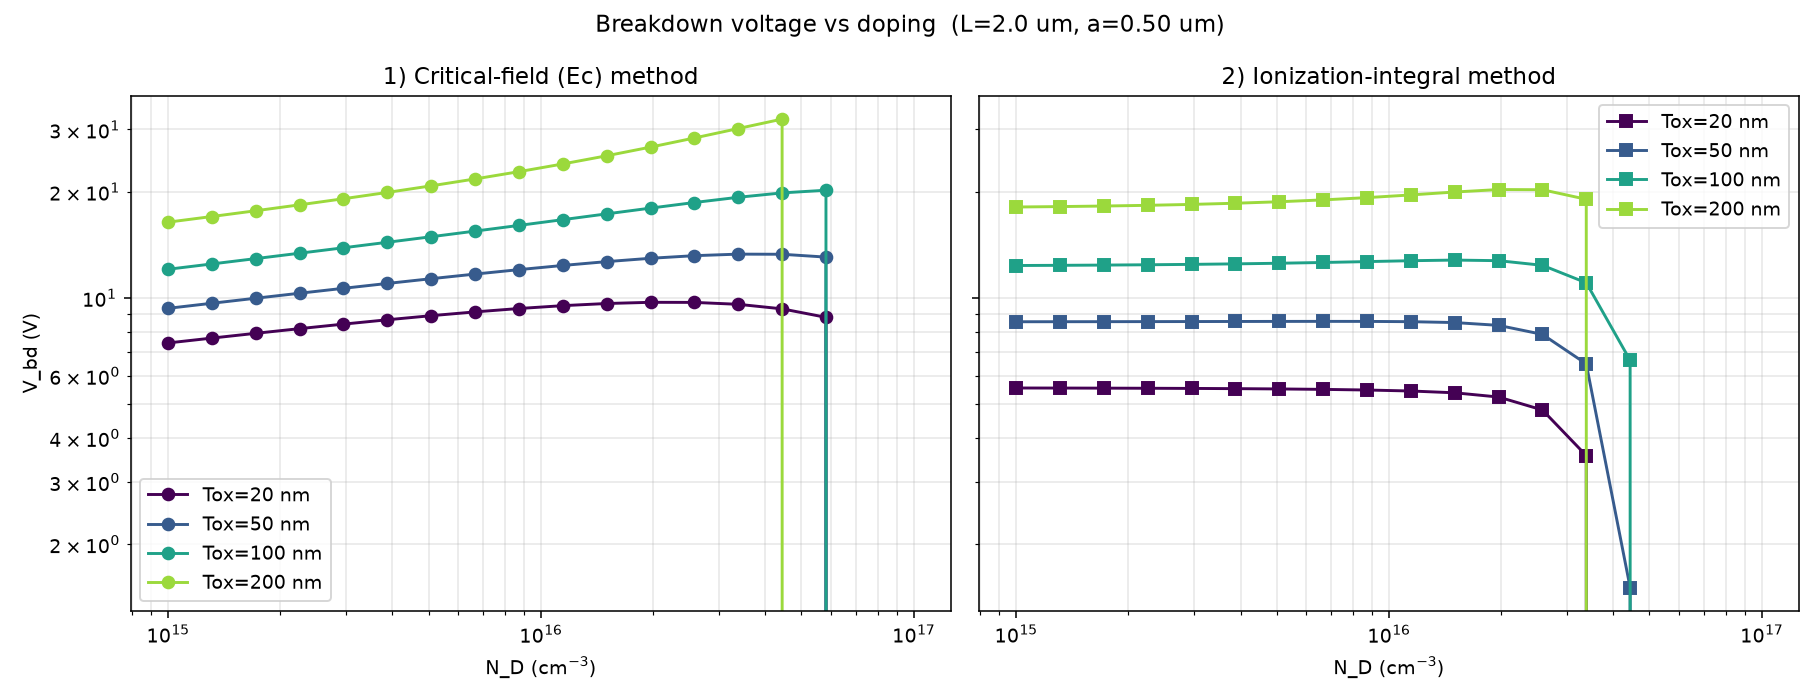

Python code for this plot:
"""
Breakdown voltage V_bd vs drift doping N_D, from the 2D Green's-function field,
grouped by oxide thickness T_ox. Two breakdown criteria:

  1) Ec method      : breakdown when peak |E| in the silicon reaches the
                      doping-dependent critical field  Ec = 4010 * Nd^(1/8) [V/cm].
  2) Integral method: breakdown when the impact-ionization integral along a
                      vertical path reaches 1, with Chynoweth
                      alpha(E) = A_ii * exp(-B_ii / E).

Field model: phi solves -(phi_xx+phi_yy)=qNd/eps_s with
  x=0 phi=0, x=L phi=V, y=0 Neumann, y=a Robin (phi + b phi_y =0), b=(eps_s/eps_o)Tox.
Because phi is linear in V, the field splits as  E = A + V*B  (A = doping part,
B = unit-bias part), so each (Nd,Tox) needs the modal field built only once.
"""

import numpy as np
from scipy.optimize import brentq

# ---- physical constants ----
q, eps0 = 1.602e-19, 8.854e-12
eps_s, eps_o = 11.7 * eps0, 3.9 * eps0

# ---- geometry ----
L = 2e-6           # drift depth (m)
a = 0.5e-6         # half cell width (m)

# ---- ionization / critical-field models (Si, cgs field units V/cm) ----
A_ii, B_ii = 7.03e5, 1.231e6        # Chynoweth electrons (1/cm , V/cm)
def Ec_of_Nd(Nd_cm3):               # V/cm, Nd in cm^-3
    return 4010.0 * Nd_cm3**0.125

# ---- transverse eigenvalues: cot(l a)=b l ----
def eigs(b, n_modes=60):
    F = lambda l: np.cos(l*a) - b*l*np.sin(l*a)
    r, k = [], 0
    while len(r) < n_modes:
        lo, hi = (k*np.pi+1e-6)/a, ((k+1)*np.pi-1e-6)/a
        if F(lo)*F(hi) < 0:
            r.append(brentq(F, lo, hi, xtol=1e-14))
        k += 1
        if k > n_modes+50: break
    return np.array(r)

def _sr(u, w):   return np.exp(u-w)*(1-np.exp(-2*u))/(1-np.exp(-2*w))   # sinh u/sinh w
def _cr(u, w):   return np.exp(u-w)*(1+np.exp(-2*u))/(1-np.exp(-2*w))   # cosh u/sinh w

def field_components(Nd_cm3, Tox, nx=90, nyv=46):
    """Return grids X,Y and A,B field parts: E = A + V*B  (V/m). dict with x/y comps."""
    f = q*(Nd_cm3*1e6)/eps_s
    b = (eps_s/eps_o)*Tox
    lam = eigs(b)
    x = np.linspace(0, L, nx); y = np.linspace(0, a, nyv)
    X, Y = np.meshgrid(x, y, indexing="ij")
    Ax = np.zeros_like(X); Bx = np.zeros_like(X)
    Ay = np.zeros_like(X); By = np.zeros_like(X)
    for ln in lam:
        Nn = a/2 + np.sin(2*ln*a)/(4*ln)
        cn = np.sin(ln*a)/(ln*Nn)
        gn = f*cn/ln**2
        wL = ln*L
        R1  = _sr(ln*(L-X), wL);  R2  = _sr(ln*X, wL)
        R1p = -ln*_cr(ln*(L-X), wL); R2p = ln*_cr(ln*X, wL)
        cosy = np.cos(ln*Y); siny = np.sin(ln*Y)
        # Ex = -sum X_n' cos ; X_n' = -gn(R1'+R2') + V cn R2'
        Ax += (gn*(R1p+R2p))*cosy
        Bx += (-cn*R2p)*cosy
        # Ey = +sum ln X_n sin ; X_n = gn(1-R1-R2) + V cn R2
        Ay += (ln*gn*(1-R1-R2))*siny
        By += (ln*cn*R2)*siny
    return x, y, dict(Ax=Ax, Bx=Bx, Ay=Ay, By=By)

def corner_mask(X, drain_margin=0.06):
    """True on points to KEEP: exclude the thin band near the drain ohmic
    contact (x=L), where the Dirichlet/oxide corner is a numerical singularity.
    The drain is an ohmic contact, not a physical high-field site."""
    return X < L * (1.0 - drain_margin)

def Emax_of_V(F, V, mask=None):   # peak |E| (V/cm)
    Ex = F["Ax"] + V*F["Bx"]; Ey = F["Ay"] + V*F["By"]
    Emag = np.hypot(Ex, Ey)
    if mask is not None:
        Emag = Emag[mask]
    return np.max(Emag) / 100.0                  # V/m -> V/cm

def ion_integral_of_V(F, x, V):  # max vertical ionization integral (dimensionless)
    Ex = F["Ax"] + V*F["Bx"]; Ey = F["Ay"] + V*F["By"]
    Emag = np.hypot(Ex, Ey) / 100.0              # V/cm
    Emag = np.maximum(Emag, 1.0)
    alpha = A_ii*np.exp(-B_ii/Emag)              # 1/cm
    dx_cm = (x[1]-x[0])*100.0
    trap = getattr(np, "trapezoid", getattr(np, "trapz", None))
    II = trap(alpha, dx=dx_cm, axis=0)           # integrate along x for each y
    return II.max()

def _solve(g, Vmax):
    glo, ghi = g(1e-3), g(Vmax)
    if glo > 0: return 0.0        # charge alone already at/over the limit
    if ghi < 0: return np.nan     # no breakdown up to Vmax
    return brentq(g, 1e-3, Vmax)

def Vbd_Ec(F, Ec, mask, Vmax=2000.0):
    return _solve(lambda V: Emax_of_V(F, V, mask) - Ec, Vmax)

def Vbd_II(F, x, Vmax=2000.0):
    return _solve(lambda V: ion_integral_of_V(F, x, V) - 1.0, Vmax)

# ---------------- sweep ----------------
if __name__ == "__main__":
    Nd_list  = np.logspace(15, 17, 18)          # cm^-3
    Tox_list = [20e-9, 50e-9, 100e-9, 200e-9]

    res_Ec = {t: [] for t in Tox_list}
    res_II = {t: [] for t in Tox_list}
    for Tox in Tox_list:
        for Nd in Nd_list:
            x, y, F = field_components(Nd, Tox)
            X = np.meshgrid(x, y, indexing="ij")[0]
            mask = corner_mask(X)
            res_Ec[Tox].append(Vbd_Ec(F, Ec_of_Nd(Nd), mask))
            res_II[Tox].append(Vbd_II(F, x))
        print(f"Tox={Tox*1e9:4.0f} nm done")

    import matplotlib
    matplotlib.use("Agg")
    import matplotlib.pyplot as plt
    fig, ax = plt.subplots(1, 2, figsize=(13, 5), sharey=True)
    colors = plt.cm.viridis(np.linspace(0, 0.85, len(Tox_list)))
    for t, col in zip(Tox_list, colors):
        ax[0].loglog(Nd_list, res_Ec[t], "o-", color=col, label=f"Tox={t*1e9:.0f} nm")
        ax[1].loglog(Nd_list, res_II[t], "s-", color=col, label=f"Tox={t*1e9:.0f} nm")
    ax[0].set_title("1) Critical-field (Ec) method")
    ax[1].set_title("2) Ionization-integral method")
    for a_ in ax:
        a_.set_xlabel("N_D (cm$^{-3}$)"); a_.grid(True, which="both", alpha=0.3)
        a_.legend()
    ax[0].set_ylabel("V_bd (V)")
    fig.suptitle(f"Breakdown voltage vs doping  (L={L*1e6:.1f} um, a={a*1e6:.2f} um)")
    fig.tight_layout(); fig.savefig("vbd_vs_nd.png", dpi=140)
    print("saved vbd_vs_nd.png")

    # quick table
    print("\nNd(cm^-3)   " + "  ".join(f"Ec/II @{t*1e9:.0f}nm" for t in Tox_list))
    for i, Nd in enumerate(Nd_list):
        row = f"{Nd:9.2e} "
        for t in Tox_list:
            row += f"  {res_Ec[t][i]:6.1f}/{res_II[t][i]:6.1f}"
        print(row)
